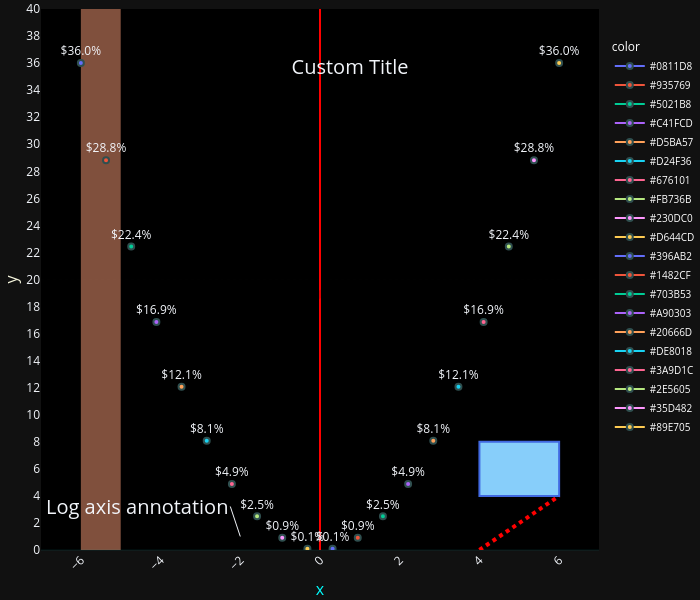

Notebook cell for this chart:
### Code cell
colorlists = []  #color list
for i in range(len(np.linspace(-6,6,20))):
    colorlists.append('#%06X' % np.random.randint(0, 0xFFFFFF))  # colors list


line2=px.line( x=np.linspace(-6,6,20),
         y=np.linspace(-6,6,20)**2,
         template='plotly_dark',
         markers='v',
         text=np.round(np.linspace(-6,6,20)**2,0),
         line_shape='spline',
         color=colorlists)

line2.update_traces( textposition='top center',
                     mode="lines+markers+text",
                     texttemplate="$%{y:.1f}%",  # flexible the % infront of curly braces can't not be moved -signifiedfixed syntax
                     marker=dict(size=6, line=dict(width=2, color='DarkSlateGrey')))

line2.update_layout\
(  title=dict(text="Custom Title",  x=0.5,  y=0.9,font_size=20 ),
   legend=dict(  orientation="v",   yanchor="bottom",  y=0.2,xanchor="center",  x=1.1 ),
   legend_font_color='white', legend_font_size=10,
   margin=dict(t=0, l=0, r=0, b=0),   xaxis_title="X Value",  yaxis_title="Y Value", plot_bgcolor="black", width=700, height=600,
   annotations=[dict(text="-",textangle=-30,opacity=0.1, font=dict(size=100, color="black"),  # confidential draft
                     xref="paper",yref="paper",x=0.5, y=0.5, showarrow=False ) ] 
)
                                                        

line2.update_yaxes(title_text="y",title_font=dict(size=16, color='beige'),  range=[-0, 40], showgrid=True,gridwidth=0.01,
                  gridcolor='lightgray',griddash='dot',zeroline=True,zerolinecolor='cyan',zerolinewidth=0.1,tickmode='linear',dtick=2 )
# griddash=  ['solid', 'dot', 'dash', 'longdash', 'dashdot', 'longdashdot']
line2.update_xaxes( title_text="x", range=[-7, 7],  title_font=dict(size=16, color='cyan'),
                    tickangle=-45,  showgrid=False, gridcolor='lightgray',  zeroline=True,  zerolinecolor='red',zerolinewidth=2 )

line2.add_shape( type="line",  x0=4, y0=0, x1=6, y1=4,
                 line=dict( color="red", width=4, dash="dot"))
           
line2.add_shape( type="rect",x0=4, y0=8, x1=6, y1=4,line=dict( color="RoyalBlue",width=2,),
                  fillcolor="LightSkyBlue",)
line2.add_vrect( x0='-6',x1='-5',  fillcolor="LightSalmon", opacity=0.5, layer="below", line_width=0, ) 
                 # x1="2015-02-06",  
line2.add_annotation(   x="-2",  y='1',  text="Log axis annotation", font_size=20, showarrow=True, xanchor="right",)

### Figure 1 — Plotly figure (JSON) as saved in the notebook; plotly's stock layout.template omitted (floating-point values rounded to 4 significant figures)
{"data": [{"hovertemplate": "color=#0811D8<br>x=%{x}<br>y=%{y}<br>text=%{text}<extra></extra>", "legendgroup": "#0811D8", "line": {"color": "#636efa", "dash": "solid", "shape": "spline"}, "marker": {"line": {"color": "DarkSlateGrey", "width": 2}, "size": 6, "symbol": "circle"}, "mode": "lines+markers+text", "name": "#0811D8", "orientation": "v", "showlegend": true, "text": [36.0], "textposition": "top center", "texttemplate": "$%{y:.1f}%", "type": "scatter", "x": [-6.0], "xaxis": "x", "y": [36.0], "yaxis": "y"}, {"hovertemplate": "color=#935769<br>x=%{x}<br>y=%{y}<br>text=%{text}<extra></extra>", "legendgroup": "#935769", "line": {"color": "#EF553B", "dash": "solid", "shape": "spline"}, "marker": {"line": {"color": "DarkSlateGrey", "width": 2}, "size": 6, "symbol": "circle"}, "mode": "lines+markers+text", "name": "#935769", "orientation": "v", "showlegend": true, "text": [29.0], "textposition": "top center", "texttemplate": "$%{y:.1f}%", "type": "scatter", "x": [-5.368], "xaxis": "x", "y": [28.82], "yaxis": "y"}, {"hovertemplate": "color=#5021B8<br>x=%{x}<br>y=%{y}<br>text=%{text}<extra></extra>", "legendgroup": "#5021B8", "line": {"color": "#00cc96", "dash": "solid", "shape": "spline"}, "marker": {"line": {"color": "DarkSlateGrey", "width": 2}, "size": 6, "symbol": "circle"}, "mode": "lines+markers+text", "name": "#5021B8", "orientation": "v", "showlegend": true, "text": [22.0], "textposition": "top center", "texttemplate": "$%{y:.1f}%", "type": "scatter", "x": [-4.737], "xaxis": "x", "y": [22.44], "yaxis": "y"}, {"hovertemplate": "color=#C41FCD<br>x=%{x}<br>y=%{y}<br>text=%{text}<extra></extra>", "legendgroup": "#C41FCD", "line": {"color": "#ab63fa", "dash": "solid", "shape": "spline"}, "marker": {"line": {"color": "DarkSlateGrey", "width": 2}, "size": 6, "symbol": "circle"}, "mode": "lines+markers+text", "name": "#C41FCD", "orientation": "v", "showlegend": true, "text": [17.0], "textposition": "top center", "texttemplate": "$%{y:.1f}%", "type": "scatter", "x": [-4.105], "xaxis": "x", "y": [16.85], "yaxis": "y"}, {"hovertemplate": "color=#D5BA57<br>x=%{x}<br>y=%{y}<br>text=%{text}<extra></extra>", "legendgroup": "#D5BA57", "line": {"color": "#FFA15A", "dash": "solid", "shape": "spline"}, "marker": {"line": {"color": "DarkSlateGrey", "width": 2}, "size": 6, "symbol": "circle"}, "mode": "lines+markers+text", "name": "#D5BA57", "orientation": "v", "showlegend": true, "text": [12.0], "textposition": "top center", "texttemplate": "$%{y:.1f}%", "type": "scatter", "x": [-3.474], "xaxis": "x", "y": [12.07], "yaxis": "y"}, {"hovertemplate": "color=#D24F36<br>x=%{x}<br>y=%{y}<br>text=%{text}<extra></extra>", "legendgroup": "#D24F36", "line": {"color": "#19d3f3", "dash": "solid", "shape": "spline"}, "marker": {"line": {"color": "DarkSlateGrey", "width": 2}, "size": 6, "symbol": "circle"}, "mode": "lines+markers+text", "name": "#D24F36", "orientation": "v", "showlegend": true, "text": [8.0], "textposition": "top center", "texttemplate": "$%{y:.1f}%", "type": "scatter", "x": [-2.842], "xaxis": "x", "y": [8.078], "yaxis": "y"}, {"hovertemplate": "color=#676101<br>x=%{x}<br>y=%{y}<br>text=%{text}<extra></extra>", "legendgroup": "#676101", "line": {"color": "#FF6692", "dash": "solid", "shape": "spline"}, "marker": {"line": {"color": "DarkSlateGrey", "width": 2}, "size": 6, "symbol": "circle"}, "mode": "lines+markers+text", "name": "#676101", "orientation": "v", "showlegend": true, "text": [5.0], "textposition": "top center", "texttemplate": "$%{y:.1f}%", "type": "scatter", "x": [-2.211], "xaxis": "x", "y": [4.886], "yaxis": "y"}, {"hovertemplate": "color=#FB736B<br>x=%{x}<br>y=%{y}<br>text=%{text}<extra></extra>", "legendgroup": "#FB736B", "line": {"color": "#B6E880", "dash": "solid", "shape": "spline"}, "marker": {"line": {"color": "DarkSlateGrey", "width": 2}, "size": 6, "symbol": "circle"}, "mode": "lines+markers+text", "name": "#FB736B", "orientation": "v", "showlegend": true, "text": [2.0], "textposition": "top center", "texttemplate": "$%{y:.1f}%", "type": "scatter", "x": [-1.579], "xaxis": "x", "y": [2.493], "yaxis": "y"}, {"hovertemplate": "color=#230DC0<br>x=%{x}<br>y=%{y}<br>text=%{text}<extra></extra>", "legendgroup": "#230DC0", "line": {"color": "#FF97FF", "dash": "solid", "shape": "spline"}, "marker": {"line": {"color": "DarkSlateGrey", "width": 2}, "size": 6, "symbol": "circle"}, "mode": "lines+markers+text", "name": "#230DC0", "orientation": "v", "showlegend": true, "text": [1.0], "textposition": "top center", "texttemplate": "$%{y:.1f}%", "type": "scatter", "x": [-0.9474], "xaxis": "x", "y": [0.8975], "yaxis": "y"}, {"hovertemplate": "color=#D644CD<br>x=%{x}<br>y=%{y}<br>text=%{text}<extra></extra>", "legendgroup": "#D644CD", "line": {"color": "#FECB52", "dash": "solid", "shape": "spline"}, "marker": {"line": {"color": "DarkSlateGrey", "width": 2}, "size": 6, "symbol": "circle"}, "mode": "lines+markers+text", "name": "#D644CD", "orientation": "v", "showlegend": true, "text": [0.0], "textposition": "top center", "texttemplate": "$%{y:.1f}%", "type": "scatter", "x": [-0.3158], "xaxis": "x", "y": [0.09972], "yaxis": "y"}, {"hovertemplate": "color=#396AB2<br>x=%{x}<br>y=%{y}<br>text=%{text}<extra></extra>", "legendgroup": "#396AB2", "line": {"color": "#636efa", "dash": "solid", "shape": "spline"}, "marker": {"line": {"color": "DarkSlateGrey", "width": 2}, "size": 6, "symbol": "circle"}, "mode": "lines+markers+text", "name": "#396AB2", "orientation": "v", "showlegend": true, "text": [0.0], "textposition": "top center", "texttemplate": "$%{y:.1f}%", "type": "scatter", "x": [0.3158], "xaxis": "x", "y": [0.09972], "yaxis": "y"}, {"hovertemplate": "color=#1482CF<br>x=%{x}<br>y=%{y}<br>text=%{text}<extra></extra>", "legendgroup": "#1482CF", "line": {"color": "#EF553B", "dash": "solid", "shape": "spline"}, "marker": {"line": {"color": "DarkSlateGrey", "width": 2}, "size": 6, "symbol": "circle"}, "mode": "lines+markers+text", "name": "#1482CF", "orientation": "v", "showlegend": true, "text": [1.0], "textposition": "top center", "texttemplate": "$%{y:.1f}%", "type": "scatter", "x": [0.9474], "xaxis": "x", "y": [0.8975], "yaxis": "y"}, {"hovertemplate": "color=#703B53<br>x=%{x}<br>y=%{y}<br>text=%{text}<extra></extra>", "legendgroup": "#703B53", "line": {"color": "#00cc96", "dash": "solid", "shape": "spline"}, "marker": {"line": {"color": "DarkSlateGrey", "width": 2}, "size": 6, "symbol": "circle"}, "mode": "lines+markers+text", "name": "#703B53", "orientation": "v", "showlegend": true, "text": [2.0], "textposition": "top center", "texttemplate": "$%{y:.1f}%", "type": "scatter", "x": [1.579], "xaxis": "x", "y": [2.493], "yaxis": "y"}, {"hovertemplate": "color=#A90303<br>x=%{x}<br>y=%{y}<br>text=%{text}<extra></extra>", "legendgroup": "#A90303", "line": {"color": "#ab63fa", "dash": "solid", "shape": "spline"}, "marker": {"line": {"color": "DarkSlateGrey", "width": 2}, "size": 6, "symbol": "circle"}, "mode": "lines+markers+text", "name": "#A90303", "orientation": "v", "showlegend": true, "text": [5.0], "textposition": "top center", "texttemplate": "$%{y:.1f}%", "type": "scatter", "x": [2.211], "xaxis": "x", "y": [4.886], "yaxis": "y"}, {"hovertemplate": "color=#20666D<br>x=%{x}<br>y=%{y}<br>text=%{text}<extra></extra>", "legendgroup": "#20666D", "line": {"color": "#FFA15A", "dash": "solid", "shape": "spline"}, "marker": {"line": {"color": "DarkSlateGrey", "width": 2}, "size": 6, "symbol": "circle"}, "mode": "lines+markers+text", "name": "#20666D", "orientation": "v", "showlegend": true, "text": [8.0], "textposition": "top center", "texttemplate": "$%{y:.1f}%", "type": "scatter", "x": [2.842], "xaxis": "x", "y": [8.078], "yaxis": "y"}, {"hovertemplate": "color=#DE8018<br>x=%{x}<br>y=%{y}<br>text=%{text}<extra></extra>", "legendgroup": "#DE8018", "line": {"color": "#19d3f3", "dash": "solid", "shape": "spline"}, "marker": {"line": {"color": "DarkSlateGrey", "width": 2}, "size": 6, "symbol": "circle"}, "mode": "lines+markers+text", "name": "#DE8018", "orientation": "v", "showlegend": true, "text": [12.0], "textposition": "top center", "texttemplate": "$%{y:.1f}%", "type": "scatter", "x": [3.474], "xaxis": "x", "y": [12.07], "yaxis": "y"}, {"hovertemplate": "color=#3A9D1C<br>x=%{x}<br>y=%{y}<br>text=%{text}<extra></extra>", "legendgroup": "#3A9D1C", "line": {"color": "#FF6692", "dash": "solid", "shape": "spline"}, "marker": {"line": {"color": "DarkSlateGrey", "width": 2}, "size": 6, "symbol": "circle"}, "mode": "lines+markers+text", "name": "#3A9D1C", "orientation": "v", "showlegend": true, "text": [17.0], "textposition": "top center", "texttemplate": "$%{y:.1f}%", "type": "scatter", "x": [4.105], "xaxis": "x", "y": [16.85], "yaxis": "y"}, {"hovertemplate": "color=#2E5605<br>x=%{x}<br>y=%{y}<br>text=%{text}<extra></extra>", "legendgroup": "#2E5605", "line": {"color": "#B6E880", "dash": "solid", "shape": "spline"}, "marker": {"line": {"color": "DarkSlateGrey", "width": 2}, "size": 6, "symbol": "circle"}, "mode": "lines+markers+text", "name": "#2E5605", "orientation": "v", "showlegend": true, "text": [22.0], "textposition": "top center", "texttemplate": "$%{y:.1f}%", "type": "scatter", "x": [4.737], "xaxis": "x", "y": [22.44], "yaxis": "y"}, {"hovertemplate": "color=#35D482<br>x=%{x}<br>y=%{y}<br>text=%{text}<extra></extra>", "legendgroup": "#35D482", "line": {"color": "#FF97FF", "dash": "solid", "shape": "spline"}, "marker": {"line": {"color": "DarkSlateGrey", "width": 2}, "size": 6, "symbol": "circle"}, "mode": "lines+markers+text", "name": "#35D482", "orientation": "v", "showlegend": true, "text": [29.0], "textposition": "top center", "texttemplate": "$%{y:.1f}%", "type": "scatter", "x": [5.368], "xaxis": "x", "y": [28.82], "yaxis": "y"}, {"hovertemplate": "color=#89E705<br>x=%{x}<br>y=%{y}<br>text=%{text}<extra></extra>", "legendgroup": "#89E705", "line": {"color": "#FECB52", "dash": "solid", "shape": "spline"}, "marker": {"line": {"color": "DarkSlateGrey", "width": 2}, "size": 6, "symbol": "circle"}, "mode": "lines+markers+text", "name": "#89E705", "orientation": "v", "showlegend": true, "text": [36.0], "textposition": "top center", "texttemplate": "$%{y:.1f}%", "type": "scatter", "x": [6.0], "xaxis": "x", "y": [36.0], "yaxis": "y"}], "layout": {"annotations": [{"font": {"color": "black", "size": 100}, "opacity": 0.1, "showarrow": false, "text": "-", "textangle": -30, "x": 0.5, "xref": "paper", "y": 0.5, "yref": "paper"}, {"font": {"size": 20}, "showarrow": true, "text": "Log axis annotation", "x": "-2", "xanchor": "right", "y": "1"}], "height": 600, "legend": {"font": {"color": "white", "size": 10}, "orientation": "v", "title": {"text": "color"}, "tracegroupgap": 0, "x": 1.1, "xanchor": "center", "y": 0.2, "yanchor": "bottom"}, "margin": {"b": 0, "l": 0, "r": 0, "t": 0}, "plot_bgcolor": "black", "shapes": [{"line": {"color": "red", "dash": "dot", "width": 4}, "type": "line", "x0": 4, "x1": 6, "y0": 0, "y1": 4}, {"fillcolor": "LightSkyBlue", "line": {"color": "RoyalBlue", "width": 2}, "type": "rect", "x0": 4, "x1": 6, "y0": 8, "y1": 4}, {"fillcolor": "LightSalmon", "layer": "below", "line": {"width": 0}, "opacity": 0.5, "type": "rect", "x0": "-6", "x1": "-5", "xref": "x", "y0": 0, "y1": 1, "yref": "y domain"}], "title": {"font": {"size": 20}, "text": "Custom Title", "x": 0.5, "y": 0.9}, "width": 700, "xaxis": {"anchor": "y", "domain": [0, 1], "gridcolor": "lightgray", "range": [-7, 7], "showgrid": false, "tickangle": -45, "title": {"font": {"color": "cyan", "size": 16}, "text": "x"}, "zeroline": true, "zerolinecolor": "red", "zerolinewidth": 2}, "yaxis": {"anchor": "x", "domain": [0, 1], "dtick": 2, "gridcolor": "lightgray", "griddash": "dot", "gridwidth": 0.01, "range": [0, 40], "showgrid": true, "tickmode": "linear", "title": {"font": {"color": "beige", "size": 16}, "text": "y"}, "zeroline": true, "zerolinecolor": "cyan", "zerolinewidth": 0.1}}}
